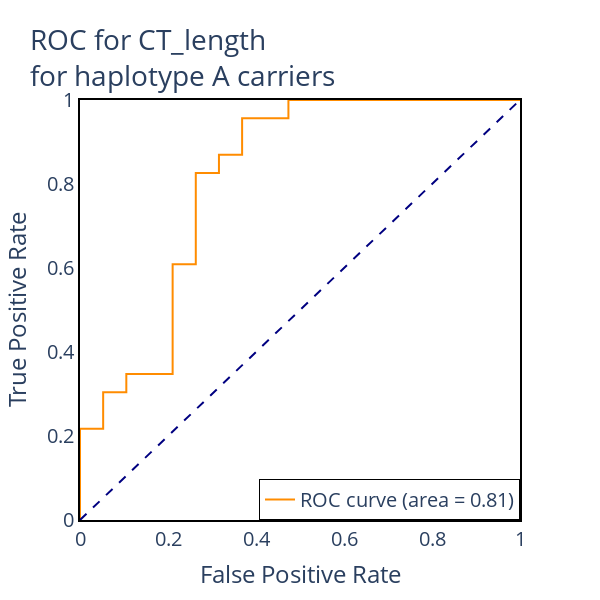

Source (notebook cell):
### Code cell
# same for major haplotype carriers
roc(df[df["haplotype"] == "major"], "CT_length", title="ROC for CT_length<br>for haplotype A carriers")

### Figure 1 — Plotly figure (JSON) as saved in the notebook; plotly's stock layout.template omitted (floating-point values rounded to 4 significant figures)
{"data": [{"line": {"color": "darkorange", "width": 2}, "mode": "lines", "name": "ROC curve (area = 0.81)", "type": "scatter", "x": [0, 0, 0, 0.05263, 0.05263, 0.1053, 0.1053, 0.2105, 0.2105, 0.2632, 0.2632, 0.2632, 0.2632, 0.3158, 0.3158, 0.3684, 0.3684, 0.4737, 0.4737, 1], "y": [0, 0.04348, 0.2174, 0.2174, 0.3043, 0.3043, 0.3478, 0.3478, 0.6087, 0.6087, 0.6522, 0.7391, 0.8261, 0.8261, 0.8696, 0.8696, 0.9565, 0.9565, 1, 1]}, {"line": {"color": "navy", "dash": "dash", "width": 2}, "mode": "lines", "name": "Random", "showlegend": false, "type": "scatter", "x": [0, 1], "y": [0, 1]}], "layout": {"font": {"size": 20}, "height": 600, "legend": {"bordercolor": "black", "borderwidth": 1, "x": 1, "xanchor": "right", "y": 0, "yanchor": "bottom"}, "plot_bgcolor": "white", "showlegend": true, "title": {"text": "ROC for CT_length<br>for haplotype A carriers"}, "width": 600, "xaxis": {"linecolor": "black", "linewidth": 2, "mirror": true, "range": [0, 1], "showline": true, "title": {"text": "False Positive Rate"}}, "yaxis": {"linecolor": "black", "linewidth": 2, "mirror": true, "range": [0, 1], "showline": true, "title": {"text": "True Positive Rate"}}}}
